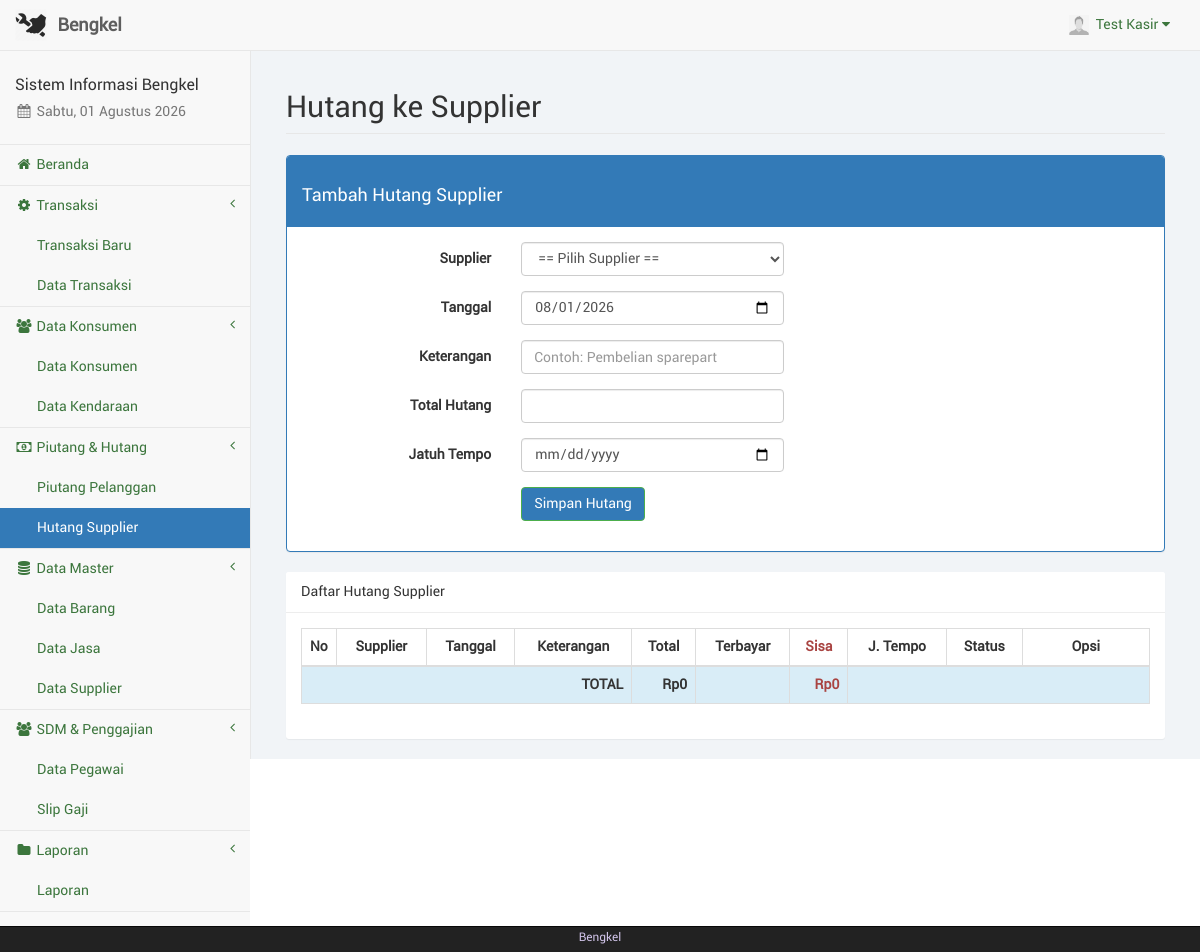
The page /kasir/hutang.php (signed in) on the database its author committed.
### tables this page shows
CREATE TABLE IF NOT EXISTS `kasir` (
  `id_kasir` int(11) NOT NULL,
  `nama_kasir` varchar(50) NOT NULL,
  `telp_kasir` varchar(20) NOT NULL,
  `user_kasir` varchar(50) NOT NULL,
  `pass_kasir` varchar(100) NOT NULL,
  `foto_kasir` text NOT NULL,
  `id_adm` int(11) NOT NULL
);

### kasir/sess_check.php (called while the page is built, shortened)
<?php
	$chk_sess = isset($_SESSION['kasir']) ? (int)$_SESSION['kasir'] : 0;
	include("dist/config/koneksi.php");
	$sql_sess = "SELECT * FROM kasir WHERE id_kasir='$chk_sess'";
	$ress_sess = mysqli_query($conn, $sql_sess);
	$row_sess = mysqli_fetch_array($ress_sess);
	$sess_kasirname = $row_sess['nama_kasir'];
	$sess_kasirfoto = $row_sess['foto_kasir'];
?>

### kasir/dist/function/format_rupiah.php (called while the page is built, shortened)
<?php
	function format_rupiah($rp) {
		$jumlah = number_format($rp, 0, ",", ".");
		$rupiah = "Rp". $jumlah;
		return $rupiah;
	}
?>

### kasir/hutang.php (the view, shortened to what this page needs)
<?php
include("sess_check.php");
$pagedesc = "Hutang Supplier";
$menuparent = "hutang";
include("layout_top.php");
include("dist/function/format_rupiah.php");
?>
<div id="page-wrapper">
    <div class="container-fluid">
        <div class="row">
            <div class="col-lg-12">
                <h1 class="page-header">Hutang ke Supplier</h1>
            </div>
        </div>
        <div class="row">
            <div class="col-lg-12"><?php include("layout_alert.php"); ?></div>
        </div>
        <div class="row">
            <div class="col-lg-12">
                <div class="panel panel-primary">
                    <div class="panel-heading"><h3>Tambah Hutang Supplier</h3></div>
                    <div class="panel-body">
                        <form action="hutang_insert.php" method="POST" class="form-horizontal">
                            <div class="form-group">
                                <label class="control-label col-sm-3">Supplier</label>
                                <div class="col-sm-4">
                                    <select name="id_spl" class="form-control" required>
                                        <option value="">== Pilih Supplier ==</option>
                                    </select>
                                </div>
                            </div>
                            <div class="form-group">
                                <label class="control-label col-sm-3">Tanggal</label>
                                <div class="col-sm-4">
                                    <input type="date" name="tgl" class="form-control" value="<?php echo date('Y-m-d'); ?>" required>
                                </div>
                            </div>
                            <div class="form-group">
                                <label class="control-label col-sm-3">Keterangan</label>
                                <div class="col-sm-4">
                                    <input type="text" name="keterangan" class="form-control" placeholder="Contoh: Pembelian sparepart" maxlength="150" required>
                                </div>
                            </div>
                            <div class="form-group">
                                <label class="control-label col-sm-3">Total Hutang</label>
                                <div class="col-sm-4">
                                    <input type="number" name="total" class="form-control" min="1" required>
                                </div>
                            </div>
                            <div class="form-group">
                                <label class="control-label col-sm-3">Jatuh Tempo</label>
                                <div class="col-sm-4">
                                    <input type="date" name="jatuh_tempo" class="form-control">
                                </div>
                            </div>
                            <div class="form-group">
                                <div class="col-sm-offset-3 col-sm-4">
                                    <button type="submit" name="simpan" class="btn btn-success">Simpan Hutang</button>
                                </div>
                            </div>
                        </form>
                    </div>
                </div>
            </div>
        </div>
        <div class="row">
            <div class="col-lg-12">
                <div class="panel panel-default">
                    <div class="panel-heading">Daftar Hutang Supplier</div>
                    <div class="panel-body">
                        <table class="table table-striped table-bordered table-hover" id="tabel-hutang">
                            <thead>
                                <tr>
                                    <th width="1%">No</th>
                                    <th>Supplier</th>
                                    <th class="text-center">Tanggal</th>
                                    <th>Keterangan</th>
                                    <th class="text-right">Total</th>
                                    <th class="text-right">Terbayar</th>
                                    <th class="text-right text-danger"><strong>Sisa</strong></th>
                                    <th class="text-center">J. Tempo</th>
                                    <th class="text-center">Status</th>
                                    <th width="15%">Opsi</th>
                                </tr>
                            </thead>
                                <?php
                                $totalHutang = 0;
                                $totalSisa = 0;
                                ?>
                            <tfoot>
                                <tr class="info">
                                    <th colspan="4" class="text-right">TOTAL</th>
                                    <th class="text-right"><?php echo format_rupiah($totalHutang); ?></th>
                                    <th class="text-right"></th>
                                    <th class="text-right text-danger"><strong><?php echo format_rupiah($totalSisa); ?></strong></th>
                                    <th colspan="3"></th>
                                </tr>
                            </tfoot>
                        </table>
                    </div>
                </div>
            </div>
        </div>
    </div>
</div>
<?php include("layout_bottom.php"); ?>

### kasir/layout_top.php (shortened to what this page needs)
<?php
	$haries = array("Sunday" => "Minggu", "Monday" => "Senin", "Tuesday" => "Selasa", "Wednesday" => "Rabu", "Thursday" => "Kamis", "Friday" => "Jum'at", "Saturday" => "Sabtu");
	$bulans = array("", "Januari", "Februari", "Maret", "April", "Mei", "Juni", "Juli", "Agustus", "September", "Oktober", "November", "Desember");
	$hari_ini = $haries[date("l")];
	$bulan_ini = $bulans[date("n")];
	$tanggal = date("d");
	$tahun = date("Y");
?>
<!DOCTYPE html>
<html lang="en">
<head>
	<link href="libs/bootstrap/dist/css/bootstrap.min.css" rel="stylesheet">
	<link href="libs/metisMenu/dist/metisMenu.min.css" rel="stylesheet">
    <link href="libs/datatables-plugins/integration/bootstrap/3/dataTables.bootstrap.css" rel="stylesheet">
    <link href="libs/datatables-responsive/css/dataTables.responsive.css" rel="stylesheet">
	<link href="dist/css/sb-admin-2.css" rel="stylesheet">
	<link href="dist/css/offline-font.css" rel="stylesheet">
	<link href="dist/css/custom.css" rel="stylesheet">
	<link href="libs/font-awesome/css/font-awesome.min.css" rel="stylesheet" type="text/css">
</head>
<body>
    <div id="wrapper">
        <nav class="navbar navbar-default navbar-static-top" role="navigation" style="margin-bottom: 0">
            <div class="navbar-header">
				<a class="navbar-brand hidden-xs" href="index.php">
					<img src="foto/logo.png" alt="brand" width="32" class="float-left image-brand">
					<div class="float-right">&nbsp;<strong>Bengkel</strong></div>
				</a>
			</div>
            <ul class="nav navbar-top-links navbar-right">
				<li class="dropdown dropdown-right">
					<a class="dropdown-toggle" data-toggle="dropdown" href="#">
						<img src="../foto/<?php echo $sess_kasirfoto;?>" width="20px" height="20px" padding="0px">&nbsp;&nbsp;<?php echo ucfirst($sess_kasirname); ?>&nbsp;<i class="fa fa-caret-down"></i>
					</a>
				</li>
			</ul>
            <div class="navbar-default sidebar" role="navigation">
                <div class="sidebar-nav navbar-collapse">
                    <ul class="nav" id="side-menu">
                        <li class="sidebar-search">
							<h4>Sistem Informasi Bengkel</h4>
							<h5 class="text-muted"><i class="fa fa-calendar fa-fw"></i>&nbsp;<?php echo $hari_ini.", ".$tanggal." ".$bulan_ini." ".$tahun ?></h5>
						</li>
						<?php
							if($pagedesc == "Beranda") {
								echo '<li><a href="index.php" class="active"><i class="fa fa-home fa-fw"></i>&nbsp;Beranda</a></li>';
							}
							else {
								echo '<li><a href="index.php"><i class="fa fa-home fa-fw"></i>&nbsp;Beranda</a></li>';
							}
							if(isset($menuparent) && $menuparent == "transaksi") {
								echo '<li class="active">';
							}
							else {
								echo '<li>';
							}
						?>
							<a href="#"><i class="fa fa-gear fa-fw"></i>&nbsp;Transaksi<span class="fa arrow"></span></a>
							<ul class="nav nav-second-level">
								<?php
									if($pagedesc == "Transaksi Baru") {
										echo '<li><a href="trx_baru.php" class="active">Transaksi Baru</a></li>';
									}
									else {
										echo '<li><a href="trx_baru.php">Transaksi Baru</a></li>';
									}
								?>
								<?php
									if($pagedesc == "Data Transaksi") {
										echo '<li><a href="trx.php" class="active">Data Transaksi</a></li>';
									}
									else {
										echo '<li><a href="trx.php">Data Transaksi</a></li>';
									}
								?>
							</ul>
						</li>
						<?php
							if(isset($menuparent) && $menuparent == "konsumen") {
								echo '<li class="active">';
							}
							else {
								echo '<li>';
							}
						?>
							<a href="#"><i class="fa fa-group fa-fw"></i>&nbsp;Data Konsumen<span class="fa arrow"></span></a>
							<ul class="nav nav-second-level">
								<?php
									if($pagedesc == "Data Konsumen") {
										echo '<li><a href="konsumen.php" class="active">Data Konsumen</a></li>';
									}
									else {
										echo '<li><a href="konsumen.php">Data Konsumen</a></li>';
									}
									if($pagedesc == "Data Kendaraan") {
										echo '<li><a href="kendaraan.php" class="active">Data Kendaraan</a></li>';
									}
									else {
										echo '<li><a href="kendaraan.php">Data Kendaraan</a></li>';
									}
								?>
							</ul>
						</li>
						<?php
							if(isset($menuparent) && $menuparent == "piutang") {
								echo '<li class="active">';
							}
							else {
								echo '<li>';
							}
						?>
							<a href="#"><i class="fa fa-money fa-fw"></i>&nbsp;Piutang & Hutang<span class="fa arrow"></span></a>
							<ul class="nav nav-second-level">
								<?php
									if($pagedesc == "Piutang Pelanggan") {
										echo '<li><a href="piutang.php" class="active">Piutang Pelanggan</a></li>';
									}
									else {
										echo '<li><a href="piutang.php">Piutang Pelanggan</a></li>';
									}
									if($pagedesc == "Hutang Supplier") {
										echo '<li><a href="hutang.php" class="active">Hutang Supplier</a></li>';
									}
									else {
										echo '<li><a href="hutang.php">Hutang Supplier</a></li>';
									}
								?>
							</ul>
						</li>
						<?php
							if(isset($menuparent) && $menuparent == "barang") {
								echo '<li class="active">';
							}
							else {
								echo '<li>';
							}
						?>
							<a href="#"><i class="fa fa-database fa-fw"></i>&nbsp;Data Master<span class="fa arrow"></span></a>
							<ul class="nav nav-second-level">
								<?php
									if($pagedesc == "Data Barang") {
										echo '<li><a href="barang.php" class="active">Data Barang</a></li>';
									}
									else {
										echo '<li><a href="barang.php">Data Barang</a></li>';
									}
									if($pagedesc == "Data Jasa") {
										echo '<li><a href="jasa.php" class="active">Data Jasa</a></li>';
									}
									else {
										echo '<li><a href="jasa.php">Data Jasa</a></li>';
									}
									if($pagedesc == "Data Supplier") {
										echo '<li><a href="supplier.php" class="active">Data Supplier</a></li>';
									}
									else {
										echo '<li><a href="supplier.php">Data Supplier</a></li>';
									}
								?>
							</ul>
						</li>
						<?php
							if(isset($menuparent) && $menuparent == "sdm") {
								echo '<li class="active">';
							}
							else {
								echo '<li>';
							}
						?>
							<a href="#"><i class="fa fa-users fa-fw"></i>&nbsp;SDM & Penggajian<span class="fa arrow"></span></a>
							<ul class="nav nav-second-level">
								<?php
									if($pagedesc == "Data Pegawai") {
										echo '<li><a href="pegawai.php" class="active">Data Pegawai</a></li>';
									}
									else {
										echo '<li><a href="pegawai.php">Data Pegawai</a></li>';
									}
									if($pagedesc == "Slip Gaji") {
										echo '<li><a href="slip_gaji.php" class="active">Slip Gaji</a></li>';
									}
									else {
										echo '<li><a href="slip_gaji.php">Slip Gaji</a></li>';
									}
								?>
							</ul>
						</li>
						<?php
							if(isset($menuparent) && $menuparent == "laporan") {
								echo '<li class="active">';
							}
							else {
								echo '<li>';
							}
						?>
							<a href="#"><i class="fa fa-folder fa-fw"></i>&nbsp;Laporan<span class="fa arrow"></span></a>
							<ul class="nav nav-second-level">
								<?php
									if($pagedesc == "Laporan") {
										echo '<li><a href="laporan.php" class="active">Laporan</a></li>';
									}
									else {
										echo '<li><a href="laporan.php">Laporan</a></li>';
									}
								?>
							</ul>
						</li>
		                </ul>
                 </div>
             </div>
         </nav>

### rows shown on the page
kasir: foto_kasir (picture), nama_kasir "Test Kasir"

### other values the page prints
format_rupiah($totalHutang) "Rp0"
format_rupiah($totalSisa) "Rp0"
